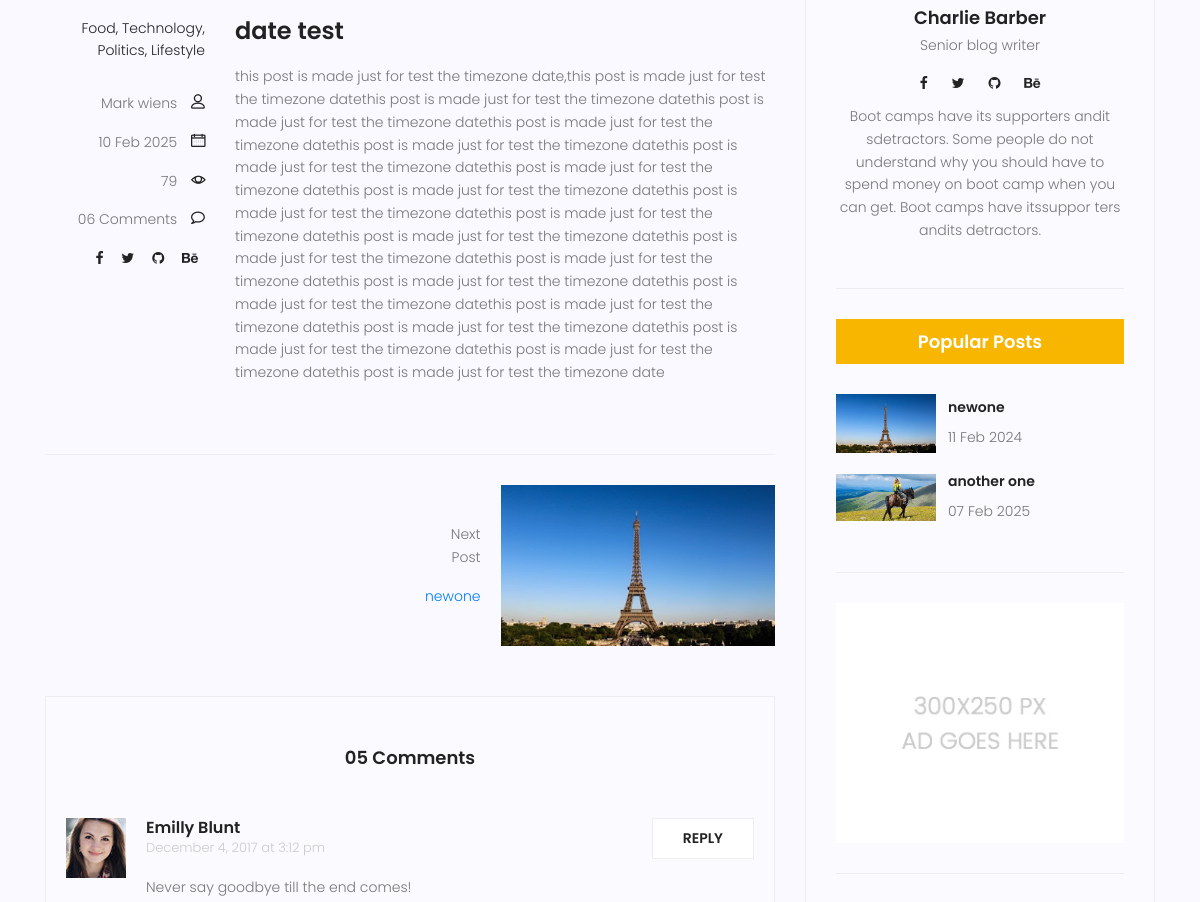
Before: /blog/7 (middle part) with the older database file.
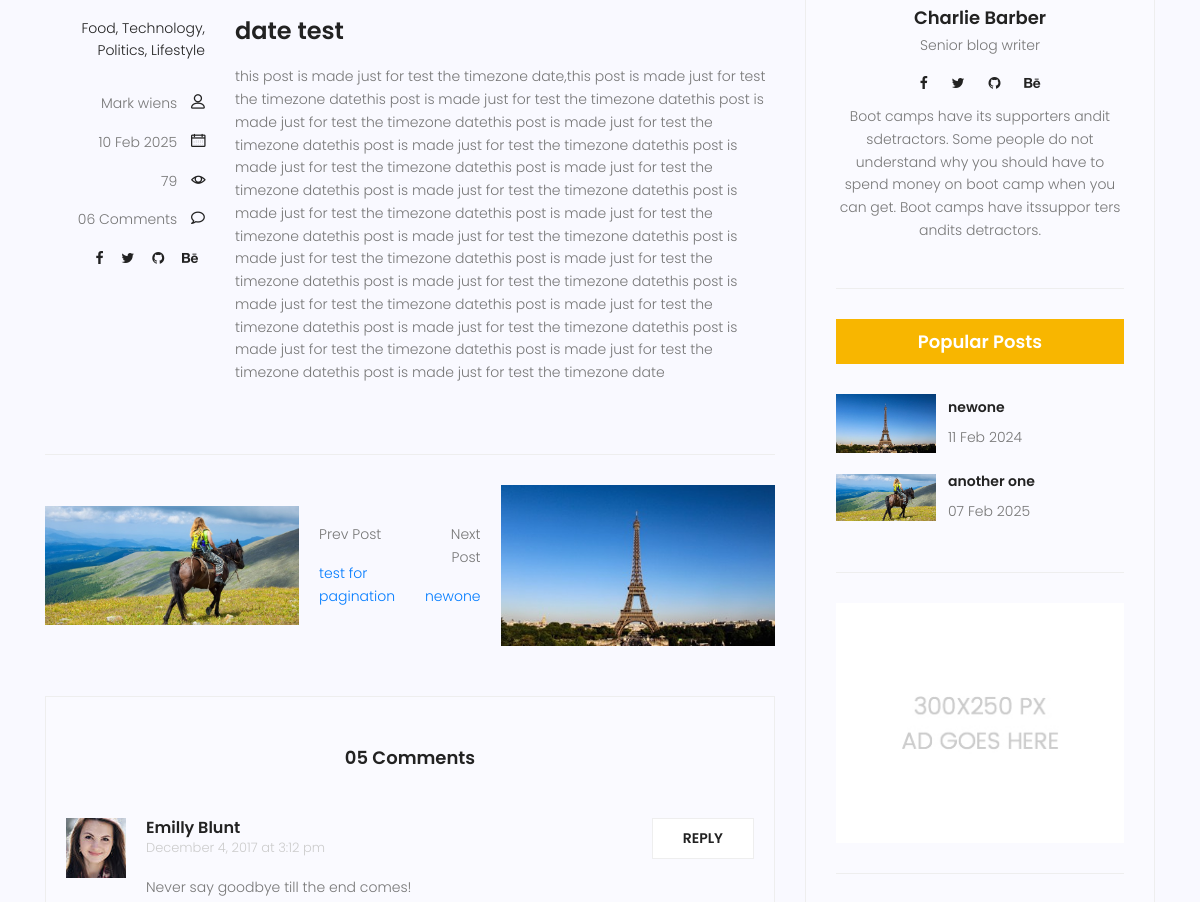
After: the same page with the newer database file.
### blog/models.py (models this page shows, shortened)
class Post(models.Model):
    image=models.ImageField(upload_to='blog/',default='blog/default.jpg')
    author=models.ForeignKey(User,on_delete=models.SET_NULL,null=True)
    title=models.CharField(max_length=255)
    content=models.TextField()
    category=models.ManyToManyField(Category)
    counted_view=models.IntegerField(default=0)
    status=models.BooleanField(default=False)
    published_date=models.DateTimeField(null=True)
    created_date=models.DateTimeField(auto_now_add=True)
    updated_date=models.DateTimeField(auto_now=True)
    class Meta:
        ordering=['-created_date']

### blog/views.py (the view)
# urls.py: path('<int:pid>', blog_single, name='single'),
def blog_single(request,pid):
    posts=Post.objects.filter(published_date__lte=timezone.now(),status=1)
    post=get_object_or_404(posts ,pk=pid)
    previous_post=Post.objects.filter(created_date__gt=post.created_date,published_date__lte=timezone.now(),status=1 ).order_by('created_date').first()
    next_post=Post.objects.filter(created_date__lt=post.created_date,published_date__lte=timezone.now(),status=1 ).order_by('-created_date').first()
    post.counted_view=post.counted_view+1
    post.save()
    context={'post': post, 'previous_post':previous_post , 'next_post':next_post}
    return render(request,'blog/blog-single.html',context)

### blog/templatetags/blog-tags.py (called while the page is built)
@register.inclusion_tag('blog/blog-popular-post.html')
def latestposts():
    posts=Post.objects.filter(status=1).order_by('published_date')[:2]
    return {'posts':posts}

### templates/blog/blog-single.html (shortened to what the changed rows need)
{% extends 'base.html' %}
{% load static %}
{%load blog-tags %}
{% block content %}
  <section class="post-content-area single-post-area">
    <div class="container">
      <div class="row">
        <div class="col-lg-8 posts-list">
          <div class="navigation-area">
            <div class="row">
              <div class="col-lg-6 col-md-6 col-12 nav-left flex-row d-flex justify-content-start align-items-center">
                <div class="thumb">
                  <a href="#"><img class="img-fluid" src="{{previous_post.image.url}}" alt="" /></a>
                </div>
                <div class="detials">
                {%if previous_post %}
                <p>Prev Post</p>
                <a href='{% url 'blog:single' previous_post.id %}'>{{previous_post.title}}</a>
                {% endif %}
                </div>
              </div>
            </div>
          </div>
        </div>
      </div>
    </div>
  </section>
{% endblock %}

Changed rows visible on the page:
added Post: image (placeholder picture), title "test for pagination"
Other visible differences:
text now shown: "Prev Post"
